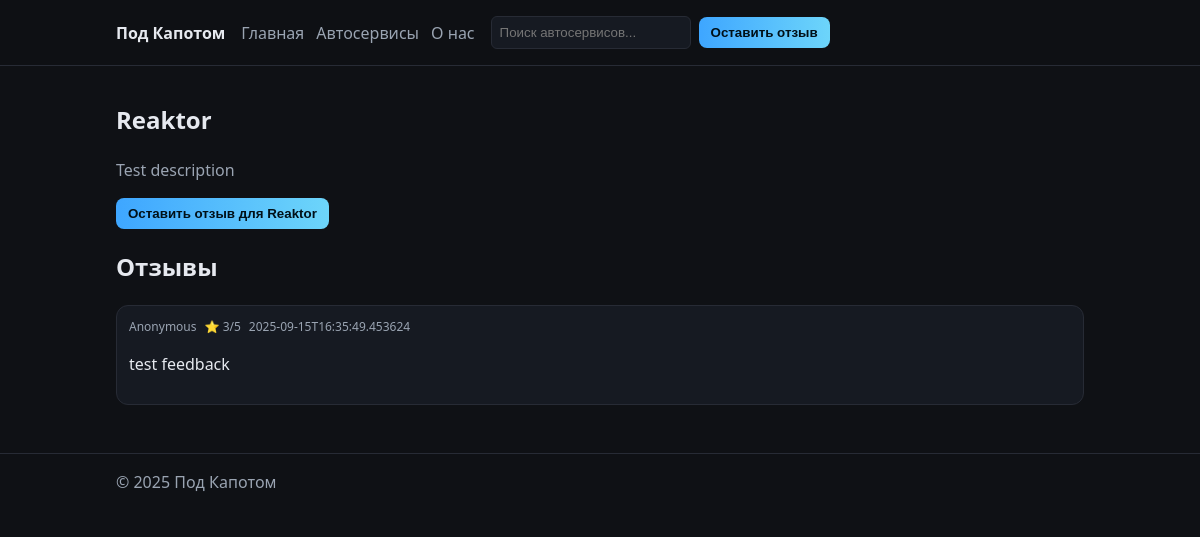
Before: /services/2 with the older database file.
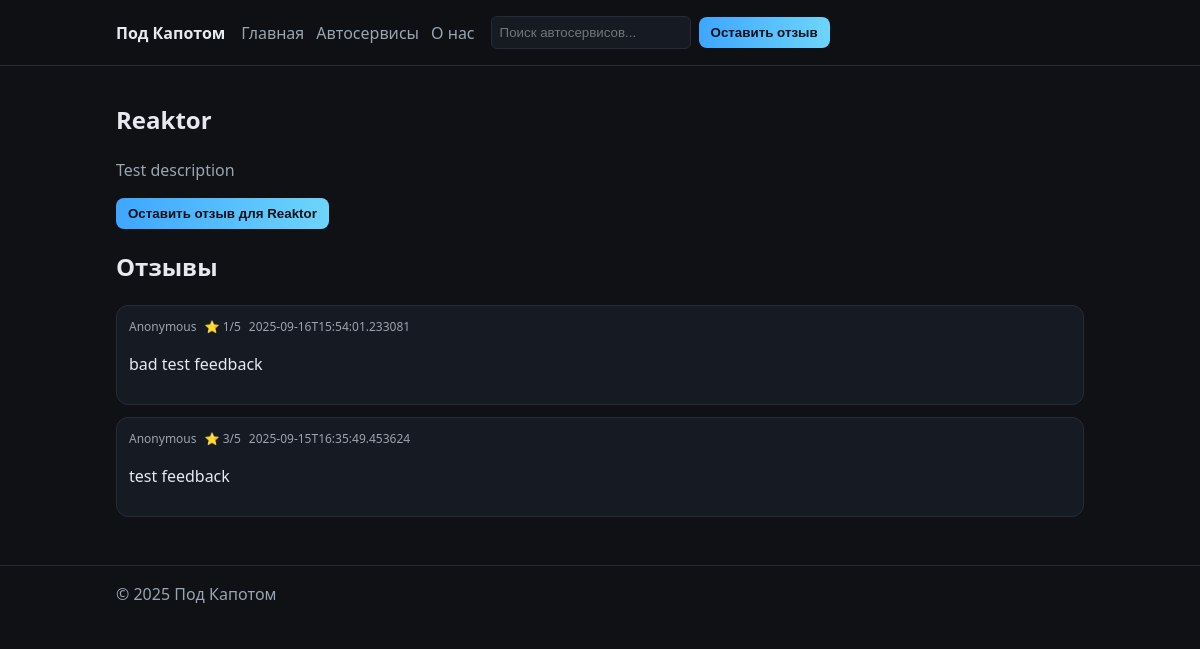
After: the same page with the newer database file.
### tables this page shows
CREATE TABLE services (
            id INTEGER PRIMARY KEY AUTOINCREMENT,
            name TEXT NOT NULL,
            description TEXT DEFAULT '',
            created_at TEXT NOT NULL,
            updated_at TEXT NOT NULL
        , name_lower TEXT);

CREATE TABLE feedback (
            id INTEGER PRIMARY KEY AUTOINCREMENT,
            service_id INTEGER NOT NULL,
            author TEXT DEFAULT 'Anonymous',
            content TEXT NOT NULL,
            created_at TEXT NOT NULL, rating INTEGER DEFAULT 3,
            FOREIGN KEY(service_id) REFERENCES services(id) ON DELETE CASCADE
        );

### main.py (the view)
@app.get("/services/{service_id}", response_class=HTMLResponse)
def service_detail(service_id: int, request: Request):
    service, feedback = fetch_service_with_feedback(service_id)
    if service is None:
        raise HTTPException(status_code=404, detail="Service not found")
    services = fetch_all_services()
    return templates.TemplateResponse(
        "service_detail.html",
        {
            "request": request,
            "service": service,
            "feedback": feedback,
            "services": services,
        },
    )

### templates/service_detail.html
{% extends "base.html" %}
{% block content %}
<article>
  <h1>{{ service.name }}</h1>
  <p class="muted">{{ service.description }}</p>
  <div class="actions">
    <button id="openFeedback3" class="btn primary">Оставить отзыв для {{ service.name }}</button>
  </div>
  <h2>Отзывы</h2>
  {% if feedback|length == 0 %}
    <p>Нет отзывов. Будьте первым, кто поделится своей правдивой историей.</p>
  {% else %}
    <ul class="feedback-list">
      {% for f in feedback %}
        <li class="feedback-item">
          <div class="feedback-meta">
            <span class="author">{{ f.author }}</span>
            <span class="rating">⭐ {{ f.rating }}/5</span>
            <time class="date">{{ f.created_at }}</time>
          </div>
          <p class="content">{{ f.content }}</p>
        </li>
      {% endfor %}
    </ul>
  {% endif %}
</article>
{% endblock %}

### templates/base.html (shortened to what this page needs)
<!DOCTYPE html>
<html lang="en">
<head>
  <link rel="stylesheet" href="/static/css/styles.css" />
</head>
<body>
  <header class="site-header">
    <div class="container header-inner">
      <a class="logo" href="/">Под Капотом</a>
      <nav class="nav">
        <a href="/">Главная</a>
        <a href="/services">Автосервисы</a>
        <a href="/about">О нас</a>
      </nav>
      <div style="display:flex;gap:8px;align-items:center;">
        <input id="searchInput" type="text" placeholder="Поиск автосервисов..." style="padding:8px;border-radius:6px;border:1px solid var(--border);background:var(--card);color:var(--text);min-width:200px;" />
        <button id="openFeedback" class="btn primary">Оставить отзыв</button>
      </div>
    </div>
  </header>
  <main class="container">
    {% block content %}{% endblock %}
  </main>
  <footer class="site-footer">
    <div class="container">© 2025 Под Капотом</div>
  </footer>
</body>
</html>

### static/css/styles.css (style rules this page uses)
:root { --bg:#0f1115;--card:#161a22;--text:#e6e9ef;--muted:#9aa4b2;--accent:#3ea6ff;--accent-2:#6dd5fa;--border:#272b35 }
* { box-sizing:border-box }
html,body { margin:0;padding:0;background:var(--bg);color:var(--text);font-family:system-ui,-apple-system,Segoe UI,Roboto,Ubuntu,Cantarell,Noto Sans,sans-serif;line-height:1.5 }
.container { max-width:1000px;margin:0 auto;padding:16px }
.site-header { border-bottom:1px solid var(--border);position:sticky;top:0;background:rgba(15,17,21,.9);backdrop-filter:saturate(140%) blur(8px);z-index:20 }
.header-inner { display:flex;align-items:center;gap:16px }
.logo { color:var(--text);text-decoration:none;font-weight:700 }
.nav { display:flex;gap:12px }
.nav a { color:var(--muted);text-decoration:none }
.site-footer { border-top:1px solid var(--border);margin-top:32px;color:var(--muted) }
.btn { background:#202636;color:var(--text);border:1px solid var(--border);padding:8px 12px;border-radius:8px;cursor:pointer }
.btn.primary { background:linear-gradient(90deg,var(--accent),var(--accent-2));border:none;color:#001018;font-weight:700 }
.muted { color:var(--muted) }
.feedback-list { list-style:none;padding:0;margin:0;display:flex;flex-direction:column;gap:12px }
.feedback-item { background:var(--card);border:1px solid var(--border);border-radius:12px;padding:12px }
.feedback-meta { font-size:12px;color:var(--muted);display:flex;gap:8px }
input,select,textarea { background:#0c0f14;border:1px solid var(--border);border-radius:8px;color:var(--text);padding:8px }

Changed rows visible on the page:
added feedback: author "Anonymous", rating "1", created_at "2025-09-16T15:54:01.233081", content "bad test feedback"
